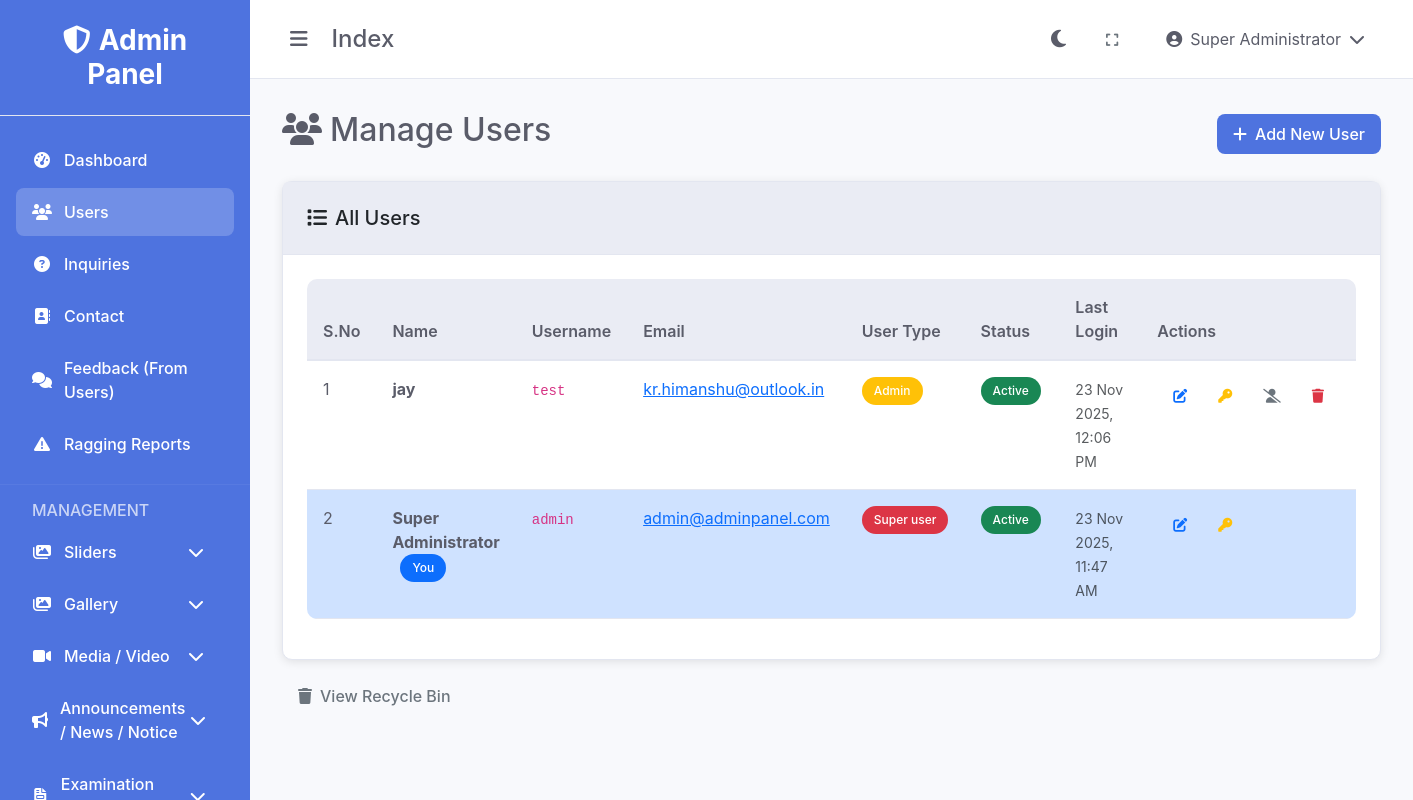
Page /users/index.php (signed in) on the earlier database version.
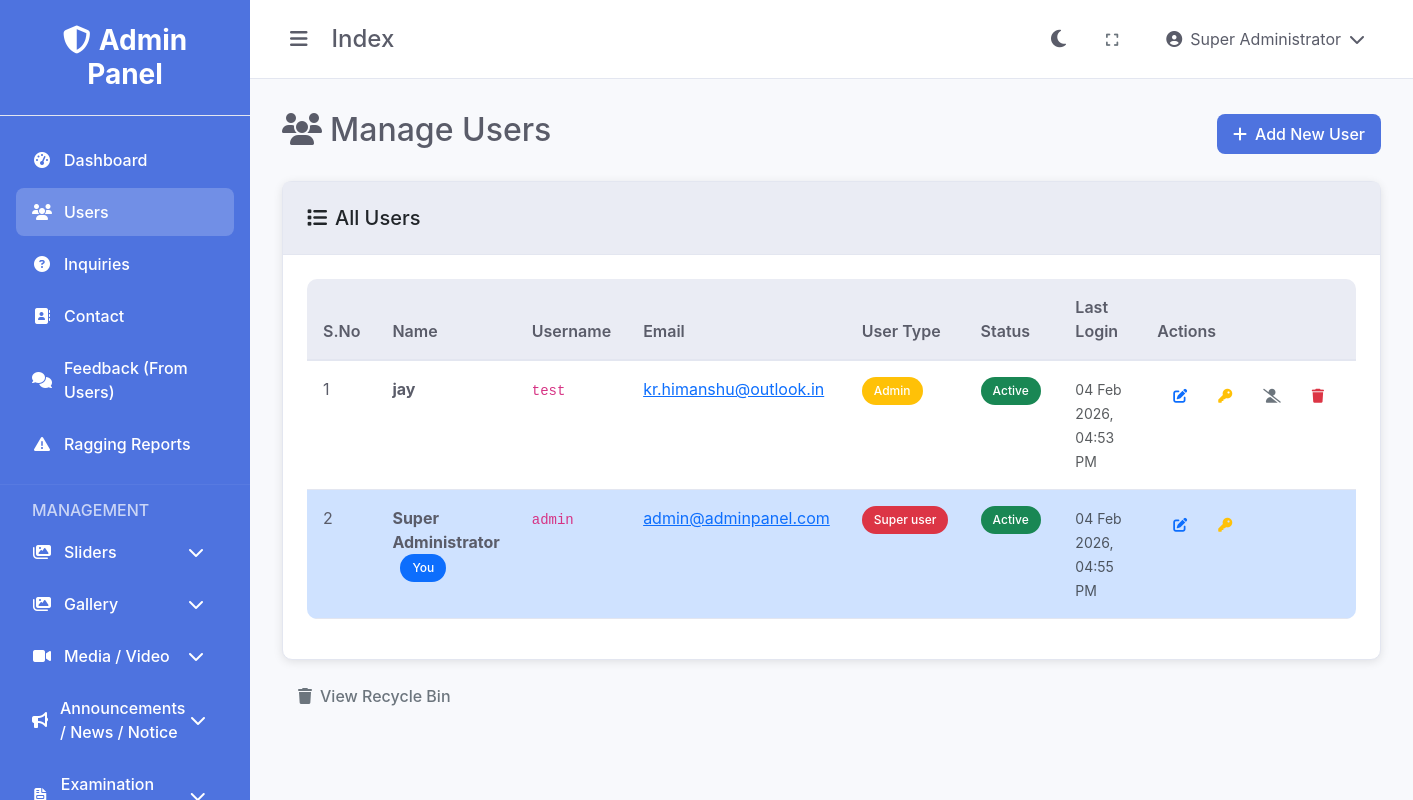
Same page on the later database version.
### tables this page shows
CREATE TABLE IF NOT EXISTS `users` (
  `id` int(11) NOT NULL AUTO_INCREMENT,
  `username` varchar(50) NOT NULL,
  `password` varchar(255) NOT NULL,
  `full_name` varchar(100) NOT NULL,
  `email` varchar(100) NOT NULL,
  `mobile_number` varchar(20) DEFAULT NULL,
  `user_type` enum('super_user','admin','user') DEFAULT 'user',
  `status` enum('active','inactive','pending') DEFAULT 'active',
  `profile_image` varchar(255) DEFAULT NULL,
  `last_login` datetime DEFAULT NULL,
  `created_at` timestamp NOT NULL DEFAULT CURRENT_TIMESTAMP,
  `updated_at` timestamp NOT NULL DEFAULT CURRENT_TIMESTAMP ON UPDATE CURRENT_TIMESTAMP,
  PRIMARY KEY (`id`),
  UNIQUE KEY `username` (`username`),
  UNIQUE KEY `email` (`email`),
  KEY `idx_users_username` (`username`),
  KEY `idx_users_email` (`email`),
  KEY `idx_users_status` (`status`)
);

### users/index.php (the view, shortened to what the changed rows need)
<?php
require_once '../config/database.php';
require_once '../includes/functions.php';
$sql = "SELECT * FROM users ORDER BY created_at DESC";
$result = $conn->query($sql);
$users = $result->fetch_all(MYSQLI_ASSOC);
?>
<!DOCTYPE html>
<html lang="en">
<head>
    <link href="https://cdn.jsdelivr.net/npm/bootstrap@5.3.0/dist/css/bootstrap.min.css" rel="stylesheet">
    <link href="https://cdnjs.cloudflare.com/ajax/libs/font-awesome/6.4.0/css/all.min.css" rel="stylesheet">
    <link href="<?php echo getAssetUrl('css/style.css'); ?>" rel="stylesheet">
</head>
<body data-theme="light">
    <div class="admin-layout">
        <div class="main-content">
            <div class="content">
                <div class="d-flex justify-content-between align-items-center mb-4">
                    <h2><i class="fas fa-users me-2"></i>Manage Users</h2>
                </div>
                <div class="card">
                    <div class="card-body">
                        <?php if (empty($users)): ?>
                            <div class="text-center py-5">
                                <i class="fas fa-users fa-3x text-muted mb-3"></i>
                                <h5 class="text-muted">No users found</h5>
                                <p class="text-muted">Start by adding your first user.</p>
                                <a href="add.php" class="btn btn-primary">
                                    <i class="fas fa-plus me-2"></i>Add First User
                                </a>
                            </div>
                        <?php else: ?>
                            <div class="table-responsive">
                                <table class="table table-hover">
                                    <thead>
                                        <tr>
                                            <th width="50">S.No</th>
                                            <th>Name</th>
                                            <th>Username</th>
                                            <th>Email</th>
                                            <th width="120">User Type</th>
                                            <th width="120">Status</th>
                                            <th width="150">Last Login</th>
                                            <th width="200">Actions</th>
                                        </tr>
                                    </thead>
                                    <tbody>
                                        <?php foreach ($users as $index => $user): ?>
                                            <tr class="<?php echo $user['id'] == $_SESSION['user_id'] ? 'table-primary' : ''; ?>">
                                                <td><?php echo $index + 1; ?></td>
                                                <td>
                                                    <strong><?php echo htmlspecialchars($user['full_name']); ?></strong>
                                                    <?php if ($user['id'] == $_SESSION['user_id']): ?>
                                                        <span class="badge bg-primary ms-2">You</span>
                                                    <?php endif; ?>
                                                </td>
                                                <td>
                                                    <code><?php echo htmlspecialchars($user['username']); ?></code>
                                                </td>
                                                <td>
                                                    <a href="mailto:<?php echo htmlspecialchars($user['email']); ?>">
                                                        <?php echo htmlspecialchars($user['email']); ?>
                                                    </a>
                                                </td>
                                                <td>
                                                    <?php
                                                    $type_badges = [
                                                        'super_user' => 'bg-danger',
                                                        'admin' => 'bg-warning',
                                                        'user' => 'bg-info'
                                                    ];
                                                    $badge_class = $type_badges[$user['user_type']] ?? 'bg-secondary';
                                                    ?>
                                                    <span class="badge <?php echo $badge_class; ?>">
                                                        <?php echo ucfirst(str_replace('_', ' ', $user['user_type'])); ?>
                                                    </span>
                                                </td>
                                                <td>
                                                    <?php echo getStatusBadge($user['status']); ?>
                                                </td>
                                                <td>
                                                    <small class="text-muted">
                                                        <?php echo $user['last_login'] ? formatDate($user['last_login']) : 'Never'; ?>
                                                    </small>
                                                </td>
                                                <td>
                                                    <div class="btn-group" role="group">
                                                        <a href="edit.php?id=<?php echo $user['id']; ?>"
                                                           class="btn btn-sm btn-outline-primary"
                                                           title="Edit">
                                                            <i class="fas fa-edit"></i>
                                                        </a>
                                                        <a href="change-password.php?id=<?php echo $user['id']; ?>"
                                                           class="btn btn-sm btn-outline-warning"
                                                           title="Change Password">
                                                            <i class="fas fa-key"></i>
                                                        </a>
                                                        <?php if ($user['id'] != $_SESSION['user_id']): ?>
                                                            <a href="?toggle_status=<?php echo $user['id']; ?>"
                                                               class="btn btn-sm btn-outline-secondary"
                                                               title="<?php echo $user['status'] == 'active' ? 'Deactivate' : 'Activate'; ?>"
                                                               onclick="return confirm('Are you sure you want to <?php echo $user['status'] == 'active' ? 'deactivate' : 'activate'; ?> this user?')">
                                                                <i class="fas fa-<?php echo $user['status'] == 'active' ? 'user-slash' : 'user-check'; ?>"></i>
                                                            </a>
                                                            <a href="?delete=<?php echo $user['id']; ?>"
                                                               class="btn btn-sm btn-outline-danger"
                                                               title="Delete"
                                                               onclick="return confirm('Are you sure you want to delete this user? It will be moved to recycle bin.')">
                                                                <i class="fas fa-trash"></i>
                                                            </a>
                                                        <?php endif; ?>
                                                    </div>
                                                </td>
                                            </tr>
                                        <?php endforeach; ?>
                                    </tbody>
                                </table>
                            </div>
                        <?php endif; ?>
                    </div>
                </div>
            </div>
        </div>
    </div>
</body>
</html>

### includes/functions.php (shortened to what the changed rows need)
<?php
function getBaseUrl() {
    $protocol = isset($_SERVER['HTTPS']) && $_SERVER['HTTPS'] === 'on' ? 'https' : 'http';
    $host = $_SERVER['HTTP_HOST'];
    $scriptPath = $_SERVER['SCRIPT_NAME'];
    $adminPanelPos = strpos($scriptPath, '/control-dashboard');
    if ($adminPanelPos !== false) {
        $basePath = substr($scriptPath, 0, $adminPanelPos + strlen('/control-dashboard'));
        $path = substr($basePath, 0, $adminPanelPos);
    } else {
        $path = '';
    }
    return $protocol . '://' . $host . $path;
}
function getAssetUrl($path = '') {
    $baseUrl = getBaseUrl();
    $adminPath = '/control-dashboard';
    $path = ltrim($path, '/');
    return $baseUrl . $adminPath . '/assets/' . $path;
}
function getStatusBadge($status) {
    switch ($status) {
        case 'active':
            return '<span class="badge bg-success">Active</span>';
    }
}
function formatDate($date) {
    return date('d M Y, h:i A', strtotime($date));
}
?>

Differences in the rows shown:
changed users "jay": last_login "23 Nov 2025, 12:06 PM" → "04 Feb 2026, 04:53 PM"
changed users "Super Administrator": last_login "23 Nov 2025, 11:47 AM" → "04 Feb 2026, 04:55 PM"
